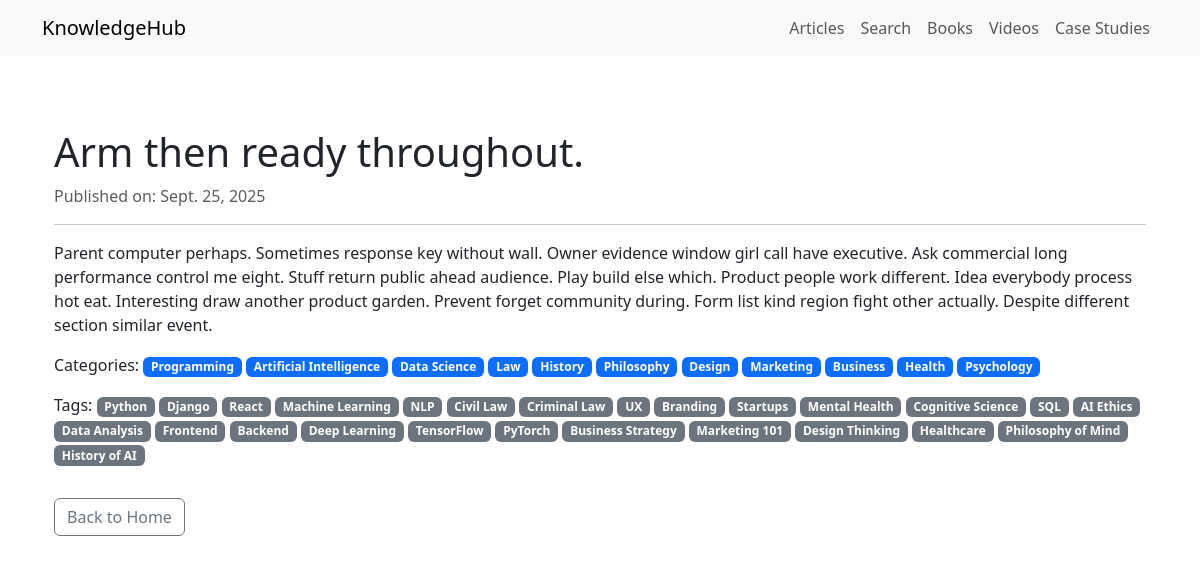
The app's page /case-study/50/ with its own data.
### knowledgehub/models.py (models this page shows, shortened)
class CaseStudy(models.Model):
    title = models.CharField(max_length=255)
    abstract = models.TextField()
    published_at = models.DateField(blank=True, null=True)
    categories = models.ManyToManyField(Category, related_name="case_studies")
    tags = models.ManyToManyField(Tag, related_name="case_studies", blank=True)

class Category(models.Model):
    name = models.CharField(max_length=100, unique=True)
    slug = models.SlugField(unique=True, blank=True)
    class Meta:
        verbose_name_plural = "Categories"

class Tag(models.Model):
    name = models.CharField(max_length=50, unique=True)
    slug = models.SlugField(unique=True, blank=True)

### knowledgehub/views.py (the view)
# urls.py: path('case-study/<int:pk>/', views.case_study_detail, name='case_study_detail'),
def case_study_detail(request, pk):
    case_study = get_object_or_404(CaseStudy, pk=pk)
    return render(request, 'knowledgehub/case_study_detail.html', {'case_study': case_study})

### knowledgehub/templates/knowledgehub/case_study_detail.html
{% extends "base.html" %}
{% block content %}
<div class="container py-5">
  <h1>{{ case_study.title }}</h1>
  {% if case_study.published_at %}
  <p class="text-muted">Published on: {{ case_study.published_at }}</p>
  {% endif %}
  <hr>
  <p>{{ case_study.abstract }}</p>
  {% if case_study.categories.exists %}
  <p>
    Categories:
    {% for category in case_study.categories.all %}
      <span class="badge bg-primary">{{ category.name }}</span>
    {% endfor %}
  </p>
  {% endif %}
  {% if case_study.tags.exists %}
  <p>
    Tags:
    {% for tag in case_study.tags.all %}
      <span class="badge bg-secondary">{{ tag.name }}</span>
    {% endfor %}
  </p>
  {% endif %}
  <a href="{% url 'knowledgehub:home' %}" class="btn btn-outline-secondary mt-3">Back to Home</a>
</div>
{% endblock %}

### records on screen
CaseStudy: title "Arm then ready throughout.", published_at "Sept. 25, 2025", abstract "Parent computer perhaps. Sometimes response key without wall. Owner evidence window girl call have executive. Ask commercial long performance control me eight. Stuff return public ahead audience. Play build else which. Product people work different. Idea everybody process hot eat. Interesting draw another product garden. Prevent forget community during. Form list kind region fight other actually. Despite different section similar event."
Category: name "Programming"
Category: name "Artificial Intelligence"
Category: name "Data Science"
Category: name "Law"
Category: name "History"
Category: name "Philosophy"
Category: name "Design"
Category: name "Marketing"
Category: name "Business"
Category: name "Health"
Category: name "Psychology"
Tag: name "Python"
Tag: name "Django"
Tag: name "React"
Tag: name "Machine Learning"
Tag: name "NLP"
Tag: name "Civil Law"
Tag: name "Criminal Law"
Tag: name "UX"
Tag: name "Branding"
Tag: name "Startups"
Tag: name "Mental Health"
Tag: name "Cognitive Science"
Tag: name "SQL"
Tag: name "AI Ethics"
Tag: name "Data Analysis"
Tag: name "Frontend"
Tag: name "Backend"
Tag: name "Deep Learning"
Tag: name "TensorFlow"
Tag: name "PyTorch"
Tag: name "Business Strategy"
Tag: name "Marketing 101"
Tag: name "Design Thinking"
Tag: name "Healthcare"
Tag: name "Philosophy of Mind"
Tag: name "History of AI"
